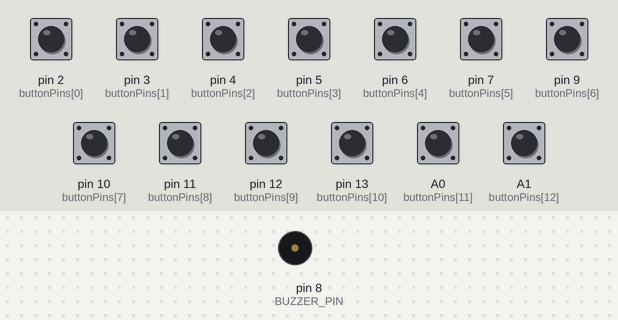
Recording of a sketch running on a simulated Arduino Uno, built with avr-gcc and run on an emulated ATmega328P. Parts: buzzer (waves = sounding). The inputs (shaded band) are chosen by the test bench; at power-on: A0 (buttonPins[11]), A1 (buttonPins[12]), pin 2 (buttonPins[0]), pin 3 (buttonPins[1]), pin 4 (buttonPins[2]), pin 5 (buttonPins[3]), pin 6 (buttonPins[4]), pin 7 (buttonPins[5]), pin 9 (buttonPins[6]), pin 10 (buttonPins[7]), pin 11 (buttonPins[8]), pin 12 (buttonPins[9]), pin 13 (buttonPins[10]) HIGH.

Above: at 1.2 s.
1.3 s: pin 2 (buttonPins[0]) pulled LOW for 0.15 s
At 1.37 s:
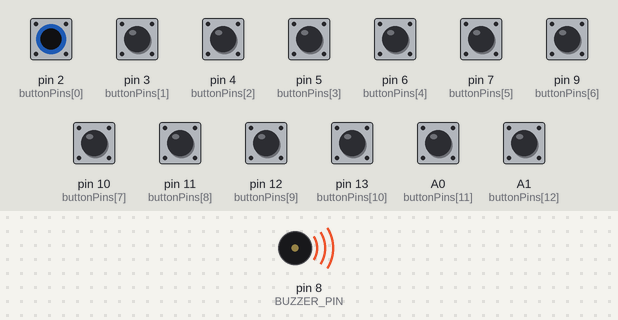
Timing chart, 0 to 4.3 s (numbered marks = the images above; inputs shaded):
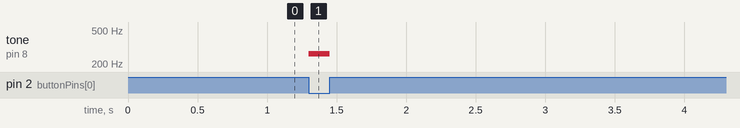

The sketch:

Digital_piano.ino
```cpp
#include "pitches.h"

#define BUZZER_PIN 8

// Button pins for each piano key
int buttonPins[13] = {
  2,   // C4
  3,   // C#4
  4,   // D4
  5,   // D#4
  6,   // E4
  7,   // F4
  9,   // F#4
  10,  // G4
  11,  // G#4
  12,  // A4
  13,  // A#4
  A0,  // B4
  A1   // C5
};

// Notes exactly as in the image
int notes[13] = {
  NOTE_C4,
  NOTE_CS4,
  NOTE_D4,
  NOTE_DS4,
  NOTE_E4,
  NOTE_F4,
  NOTE_FS4,
  NOTE_G4,
  NOTE_GS4,
  NOTE_A4,
  NOTE_AS4,
  NOTE_B4,
  NOTE_C5
};

void setup() {
  for (int i = 0; i < 13; i++) {
    pinMode(buttonPins[i], INPUT_PULLUP);
  }
}

void loop() {
  bool keyPressed = false;

  for (int i = 0; i < 13; i++) {
    if (digitalRead(buttonPins[i]) == LOW) {
      tone(BUZZER_PIN, notes[i]);
      keyPressed = true;
      break;   // play only one key at a time
    }
  }

  if (!keyPressed) {
    noTone(BUZZER_PIN);
  }
}
```

Measured:
- after the input at 1.3 s, tone on pin 8 (BUZZER_PIN): silent → 262 Hz at once, → silent 0.15 s later
